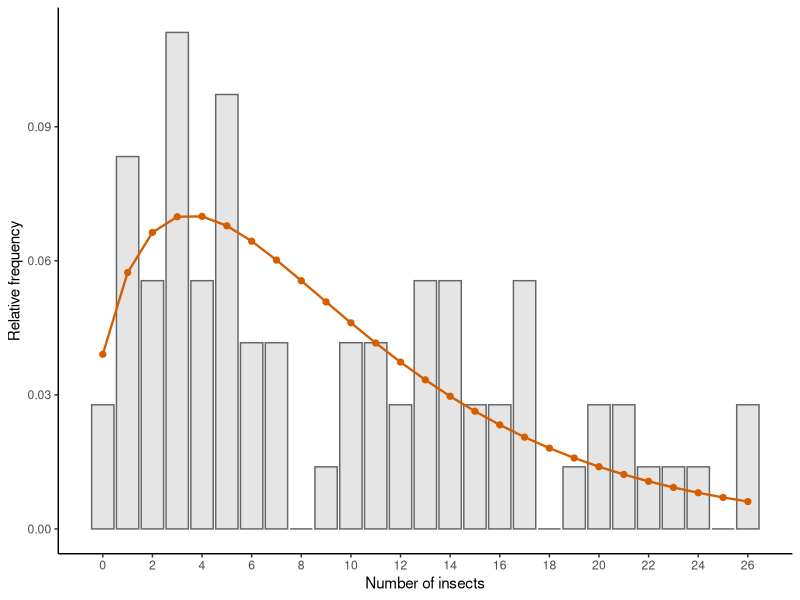
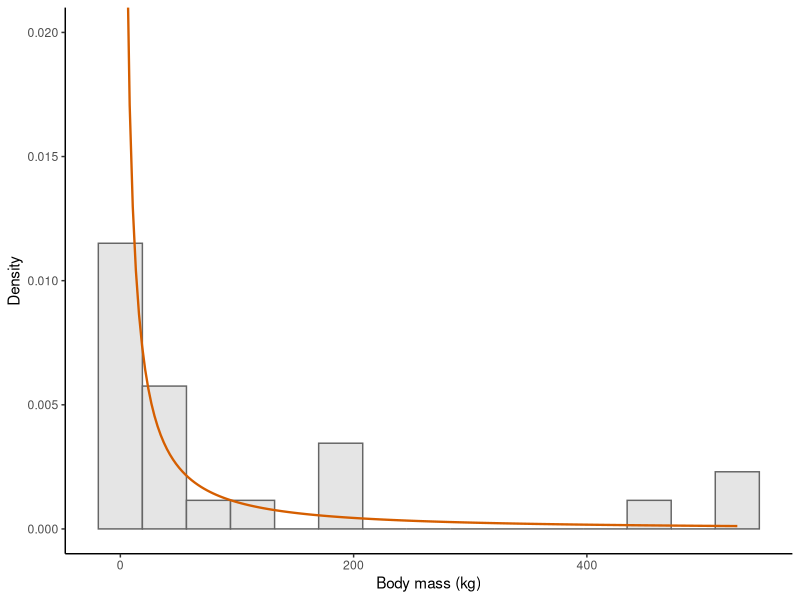
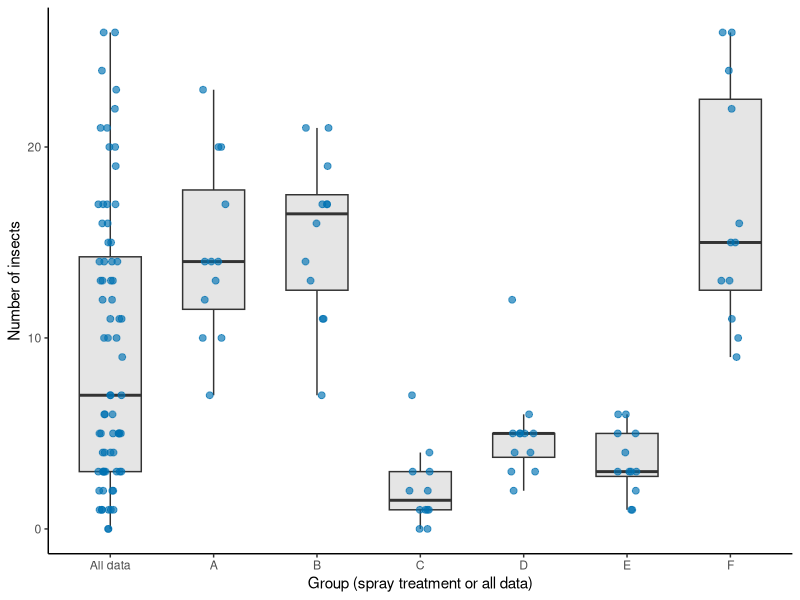
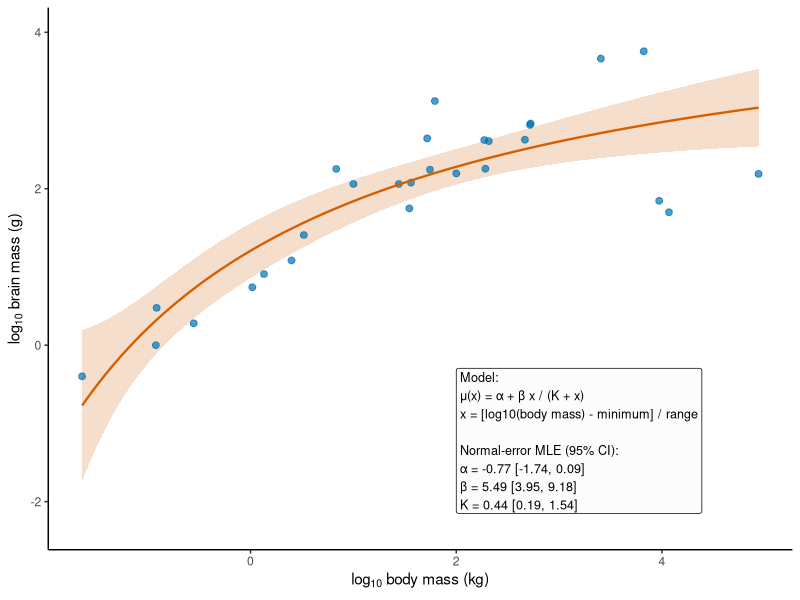

These charts were generated, in order, by the following R code:
## ---- chunk 1
#| echo: false
#| label: fig-observation-error
#| fig-cap: "Examples of probability models fitted to observed ecological data. The fitted curves describe the observed data as simplified probability models."
#| fig-subcap:
#|   - "Relative frequencies of tobacco hornworm counts in the built-in `InsectSprays` dataset, with a fitted Negative Binomial distribution."
#|   - "Distribution of animal body masses in the `Animals` dataset, with a fitted LogNormal density."
#| layout-ncol: 2
library(MASS)
library(ggplot2)

# Load and fit the pooled insect-count data.
data(InsectSprays, package = "datasets")
insect_counts = InsectSprays$count

negative_binomial_fit = fitdistr(
  x = insect_counts,
  densfun = "Negative Binomial"
)

# Calculate relative frequencies and fitted probabilities for every observed insect count.
count_values = 0:max(insect_counts)
count_table = table(factor(insect_counts, levels = count_values))
relative_frequency = as.numeric(count_table) / length(insect_counts)

fitted_negative_binomial = dnbinom(
  x = count_values,
  size = negative_binomial_fit$estimate["size"],
  mu = negative_binomial_fit$estimate["mu"]
)

# Load body masses and remove very large species for a readable plot.
data(Animals, package = "MASS")
body_mass = Animals$body
body_mass = body_mass[body_mass <= 2000]

lognormal_fit = fitdistr(
  x = body_mass,
  densfun = "lognormal"
)

# Put the values needed for the two plots into data frames.
insect_plot_data = data.frame(
  count = count_values,
  relative_frequency = relative_frequency,
  fitted_probability = fitted_negative_binomial
)

body_mass_plot_data = data.frame(body_mass = body_mass)
body_mass_values = seq(min(body_mass), max(body_mass), length.out = 200)
body_mass_density_data = data.frame(
  body_mass = body_mass_values,
  fitted_density = dlnorm(
    x = body_mass_values,
    meanlog = lognormal_fit$estimate["meanlog"],
    sdlog = lognormal_fit$estimate["sdlog"]
  )
)

# Plot the count frequencies and fitted Negative Binomial probabilities.
ggplot(insect_plot_data, aes(x = count, y = relative_frequency)) +
  geom_col(width = 0.9, fill = "grey90", colour = "grey40") +
  geom_line(aes(y = fitted_probability), colour = "#D55E00", linewidth = 0.8) +
  geom_point(aes(y = fitted_probability), colour = "#D55E00", size = 1.8) +
  scale_x_continuous(breaks = seq(0, max(count_values), by = 2)) +
  labs(x = "Number of insects", y = "Relative frequency") +
  theme_classic()

# Plot the body-mass density and fitted LogNormal density.
ggplot(body_mass_plot_data, aes(x = body_mass)) +
  geom_histogram(
    aes(y = after_stat(density)),
    bins = 15,
    fill = "grey90",
    colour = "grey40"
  ) +
  geom_line(
    data = body_mass_density_data,
    aes(x = body_mass, y = fitted_density),
    colour = "#D55E00",
    linewidth = 0.8
  ) +
  coord_cartesian(ylim = c(0, 0.02)) +
  labs(x = "Body mass (kg)", y = "Density") +
  theme_classic()
## ---- chunk 2
#| echo: false
#| label: fig-process-error
#| fig-cap: "Boxplots and raw counts of tobacco hornworm (InsectSprays built-in dataset) by pooling all data together and for each spray treatment separately."
library(ggplot2)

data(InsectSprays, package = "datasets")

# Combine the pooled counts with counts grouped by spray.
pooled_counts = data.frame(
  count = InsectSprays$count,
  group = "All data"
)

spray_counts = data.frame(
  count = InsectSprays$count,
  group = as.character(InsectSprays$spray)
)

plot_data = rbind(pooled_counts, spray_counts)

plot_data$group = factor(
  plot_data$group,
  levels = c("All data", levels(InsectSprays$spray))
)

# Spray explains some of the variation visible in the pooled data.
ggplot(plot_data, aes(x = group, y = count)) +
  geom_boxplot(
    width = 0.6,
    fill = "grey90",
    outlier.shape = NA
  ) +
  geom_point(
    position = position_jitter(width = 0.12, height = 0, seed = 20261001),
    alpha = 0.65,
    size = 2,
    colour = "#0072B2"
  ) +
  labs(
    x = "Group (spray treatment or all data)",
    y = "Number of insects"
  ) +
  theme_classic()
## ---- chunk 3
#| echo: false
#| label: fig-parameter-uncertainty
#| fig-cap: "Brain mass in relation to body mass for the 28 species of land animals in the `Animals` dataset, three of which are dinosaurs. A shifted and scaled Michaelis–Menten was fitted, shown are the mean model description and its 95% confidence interval. The levelling-off of the curve at large body masses comes from the three dinosaurs. See inset for details."
library(MASS)
library(ggplot2)

# Log-transform both measurements so that the wide range of animal sizes is visible.
data(Animals, package = "MASS")

animal_brain_data = data.frame(
  log10_body_mass = log10(Animals$body),
  log10_brain_mass = log10(Animals$brain)
)

# Shift and scale body mass to the interval from zero to one before fitting the response.
body_mass_minimum = min(animal_brain_data$log10_body_mass)
body_mass_range = diff(range(animal_brain_data$log10_body_mass))
animal_brain_data$scaled_body_mass =
  (animal_brain_data$log10_body_mass - body_mass_minimum) / body_mass_range

# Fit a Michaelis-Menten response. With normally distributed residuals, these estimates
# are also the maximum likelihood estimates of the response parameters.
response_fit = nls(
  formula = log10_brain_mass ~ lower_asymptote +
    increase * scaled_body_mass / (half_saturation + scaled_body_mass),
  data = animal_brain_data,
  start = list(
    lower_asymptote = min(animal_brain_data$log10_brain_mass),
    increase = diff(range(animal_brain_data$log10_brain_mass)),
    half_saturation = 0.2
  ),
  algorithm = "port",
  lower = c(-Inf, 0, 0.001)
)

# Calculate predictions and approximate 95% confidence intervals for the fitted mean response.
prediction_body_mass = seq(
  from = min(animal_brain_data$log10_body_mass),
  to = max(animal_brain_data$log10_body_mass),
  length.out = 200
)

prediction_data = data.frame(
  log10_body_mass = prediction_body_mass,
  scaled_body_mass = (prediction_body_mass - body_mass_minimum) / body_mass_range
)

prediction_data$fit = predict(response_fit, newdata = prediction_data)

prediction_gradient = cbind(
  lower_asymptote = 1,
  increase = prediction_data$scaled_body_mass /
    (coef(response_fit)["half_saturation"] + prediction_data$scaled_body_mass),
  half_saturation = -coef(response_fit)["increase"] * prediction_data$scaled_body_mass /
    (coef(response_fit)["half_saturation"] + prediction_data$scaled_body_mass)^2
)

prediction_standard_error = sqrt(
  rowSums((prediction_gradient %*% vcov(response_fit)) * prediction_gradient)
)

prediction_data$lower = prediction_data$fit - 1.96 * prediction_standard_error
prediction_data$upper = prediction_data$fit + 1.96 * prediction_standard_error

# Calculate profile confidence intervals and format them for the reporting inset.
parameter_confidence_intervals = confint(response_fit, level = 0.95)

format_parameter = function(display_name, parameter_name) {
  estimate = coef(response_fit)[parameter_name]
  confidence_interval = parameter_confidence_intervals[parameter_name, ]

  paste0(
    display_name,
    " = ", formatC(estimate, format = "f", digits = 2),
    " [", formatC(confidence_interval[1], format = "f", digits = 2),
    ", ", formatC(confidence_interval[2], format = "f", digits = 2), "]"
  )
}

model_inset = paste(
  "Model:",
  "\u03bc(x) = \u03b1 + \u03b2 x / (K + x)",
  "x = [log10(body mass) - minimum] / range",
  "",
  "Normal-error MLE (95% CI):",
  format_parameter("\u03b1", "lower_asymptote"),
  format_parameter("\u03b2", "increase"),
  format_parameter("K", "half_saturation"),
  sep = "\n"
)

# Plot the observations, fitted response, uncertainty band, and model-reporting inset.
ggplot(animal_brain_data, aes(x = log10_body_mass, y = log10_brain_mass)) +
  geom_ribbon(
    data = prediction_data,
    aes(x = log10_body_mass, ymin = lower, ymax = upper),
    inherit.aes = FALSE,
    fill = "#D55E00",
    alpha = 0.2
  ) +
  geom_point(colour = "#0072B2", alpha = 0.7, size = 2) +
  geom_line(
    data = prediction_data,
    aes(x = log10_body_mass, y = fit),
    inherit.aes = FALSE,
    colour = "#D55E00",
    linewidth = 0.8
  ) +
  annotate(
    geom = "label",
    x = 2,
    y = -2.15,
    label = model_inset,
    hjust = 0,
    vjust = 0,
    size = 3.2,
    fill = "grey99",
    colour = "black",
    label.size = 0.25
  ) +
  coord_cartesian(ylim = c(-2.3, 4)) +
  labs(
    x = expression(log[10] ~ "body mass (kg)"),
    y = expression(log[10] ~ "brain mass (g)")
  ) +
  theme_classic()
